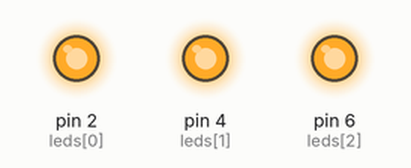
Recording of a sketch running on a simulated Arduino Uno, built with avr-gcc and run on an emulated ATmega328P. On the bench: output pins drawn as LEDs (lit = HIGH).

Above: at 0.5 s.
At 2.7 s:
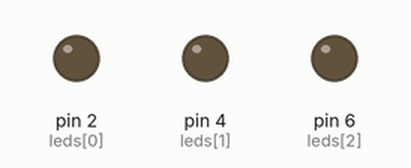
Timing chart, 0 to 3.5 s (numbered marks = the images above):
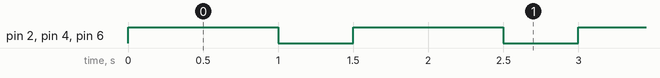

Measured:
- by itself, pin 2 (leds[0]), pin 4 (leds[1]), pin 6 (leds[2]): alternates HIGH for 1.0 s and LOW for 0.50 s

The sketch:

sketch_2-4.ino
```cpp
int leds[] = {2, 4, 6};

void setup() {
  for (int i = 0; i < 3; i++) {
    pinMode(leds[i], OUTPUT);
  }
}

void loop() {
  for (int i = 0; i < 3; i++) {
    digitalWrite(leds[i], HIGH);
  }
  delay(1000);

  for (int i = 0; i < 3; i++) {
    digitalWrite(leds[i], LOW);
  }
  delay(500);
}
```
